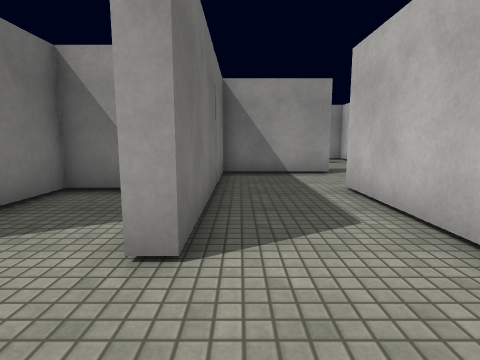
[1] (above)

20 first-person views from a walk through a 3-D level made in the Unity game engine. The camera is 1.2 m above the floor, tilts 8° down and sees 80° across. The floor is counted in squares, 1.06 m on a side. Each view is taken from the middle of a square. On the plan, view 1 faces up. The plan holds only what a view shows up to about 12 squares ahead; the rest is blank. The player character is not drawn. Surface patterns are stand-ins for the level's own textures.

[2]
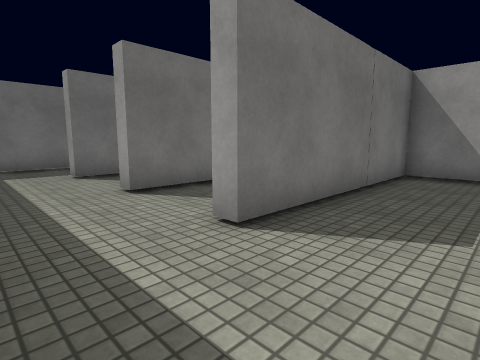

[3]
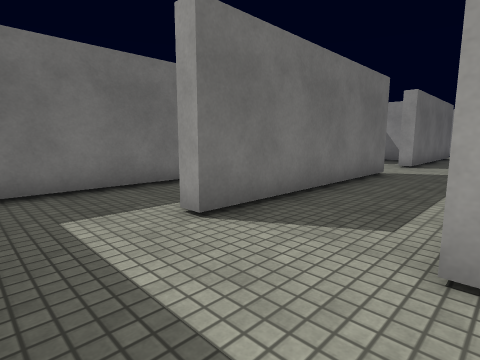

[4]
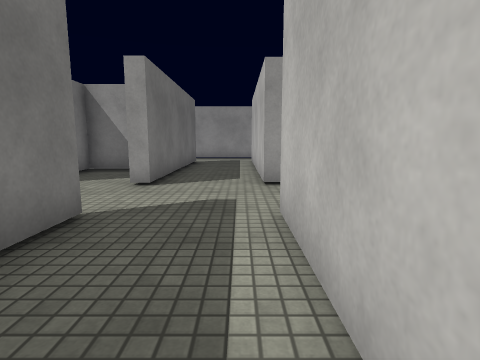

[5]
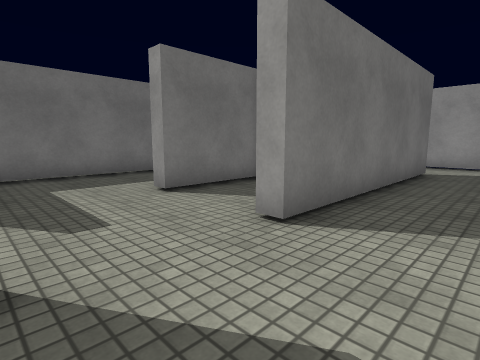

[6]
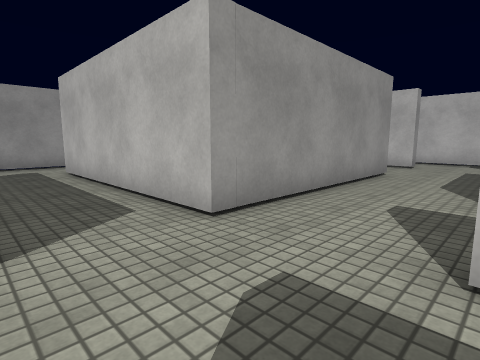

[7]
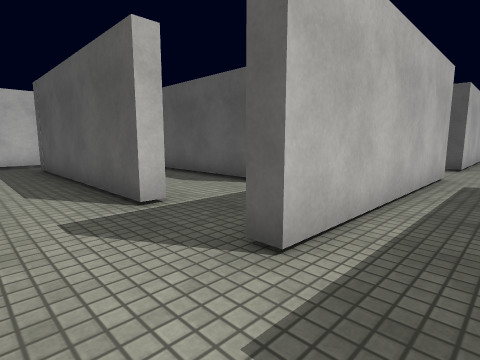

[8]
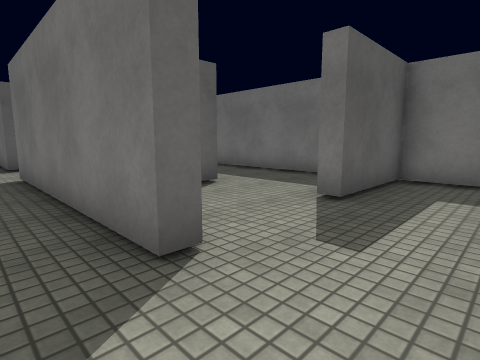

[9]
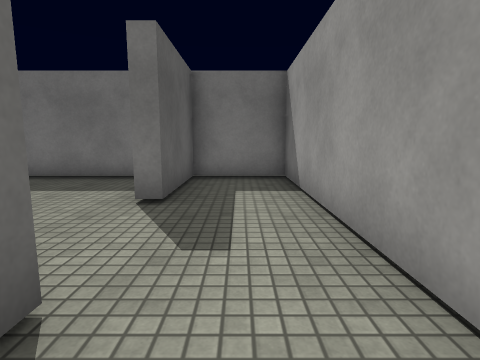

[10]
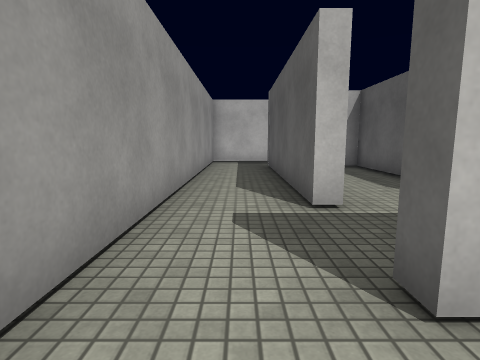

[11]
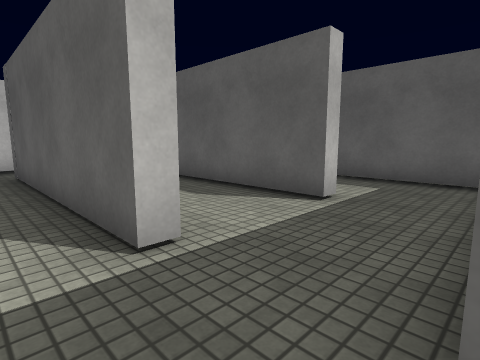

[12]
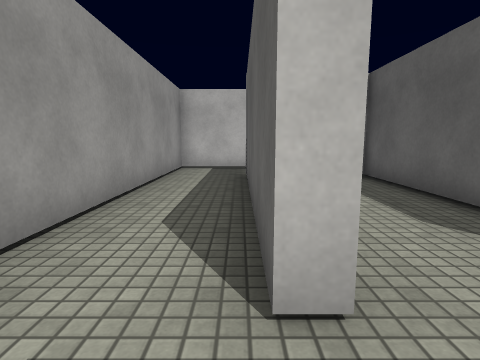

[13]
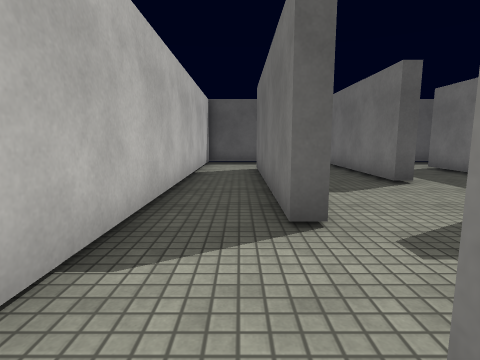

[14]
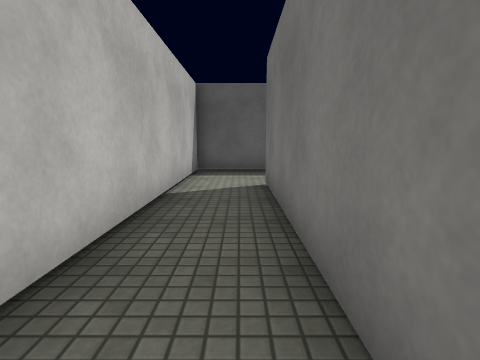

[15]
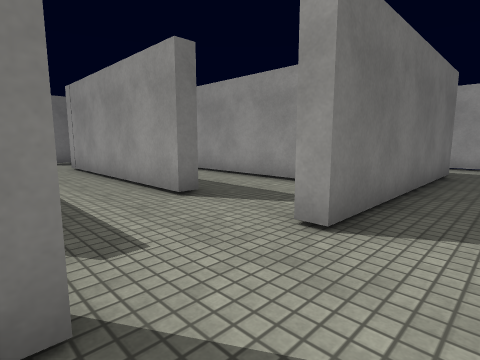

[16]
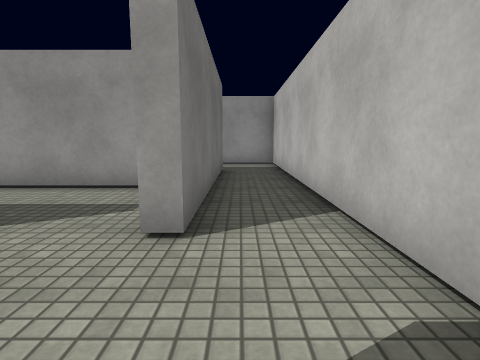

[17]
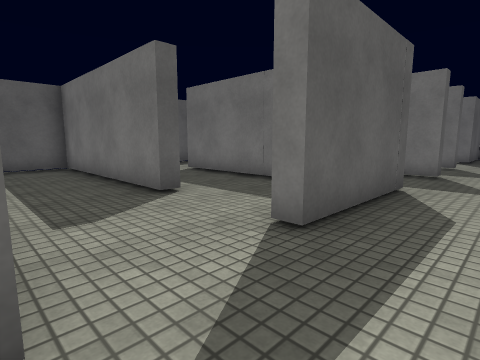

[18]
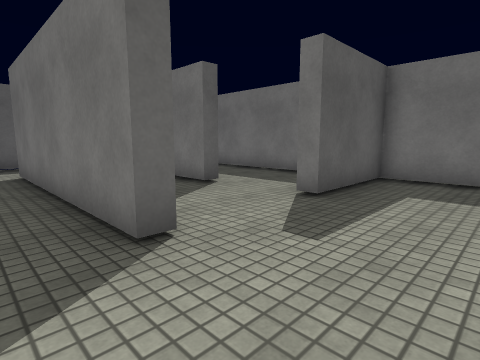

[19]
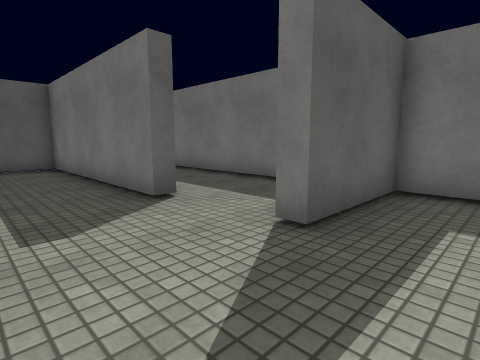

[20]
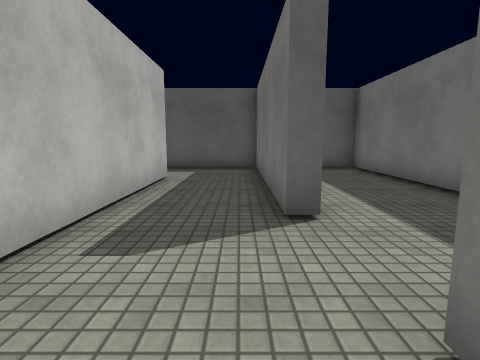

### Floor plan
Points are (right, up) in squares from view 1. A wall is a line through its corners. A room is listed if a view was taken in it or the views show most of it. See-through windows are left out.
Room 1 (views 1, 2, 3, 4, 5, 6, 7, 8, 9, 10, 11, 12, 13, 14, 15, 16, 17, 18, 19, 20)
walls: (-3.4, 13.7) (0.1, 13.7); (-1.1, 10.1) (2.9, 10.1) (2.9, 9.6) (-0.6, 9.6) (-0.6, 2.5) (-1.1, 2.5); (-1.4, 16.6) (-1.4, 17.1) (5.9, 17.1) (5.9, 17.8); (-7.9, 10.1) (-7.3, 10.1) (-7.3, 2.5) (-7.8, 2.5) (-7.8, 8.5); (-4.4, 6.6) (-4.4, 10.1) (-3.9, 10.1) (-3.9, 9.2); (-2.6, 6.3) (-3.9, 6.3) (-3.9, 2.5) (-4.5, 2.5); (2.9, 13.8) (2.9, 13.2) (-4.4, 13.2) (-4.4, 20.8) (-3.9, 20.8); (-9, 16.7) (-10.6, 16.7) (-10.6, 13.2) (-11.1, 13.2); (-1.4, 20.2) (-1.4, 20.8) (6.3, 20.8) (6.3, 13.2) (5.9, 13.2) (5.9, 14.1); (4.6, 16.7) (-1, 16.7); (5.8, 10.4) (6.3, 10.4) (6.3, 2.8); (-11.1, 17.1) (-10.5, 17.1); (-11.2, 7) (-10.6, 7) (-10.6, -0.4) (-7, -0.4); (-7.9, 20.8) (-7.3, 20.8) (-7.3, 13.2) (-7.8, 13.2); (2.5, 2.9) (2.5, 6.6) (2.9, 6.6) (2.9, -0.4) (8.5, -0.4) (8.5, 23.3) (-14.5, 23.3) (-14.5, 20.6) (-11.1, 20.6) (-11.1, 20); (-14.5, 7.4) (-14.5, -0.4) (-13.2, -0.4); (-14.5, 18.9) (-14.5, 10.1) (-11.1, 10.1) (-11.1, 9.5)

Where each view was taken, in squares from view 1:
view 1: 0 up, 0 right, facing up
view 2: 0 up, 2 right, facing up-left
view 3: 0 up, 4 left, facing up-left
view 4: 6 up, 5 left, facing up
view 5: 10 up, 5 left, facing up-left
view 6: 10 up, 7 left, facing up-right
view 7: 23 up, 6 left, facing down-right
view 8: 23 up, 6 left, facing down-left
view 9: 22 up, 6 left, facing left
view 10: 22 up, 6 left, facing right
view 11: 22 up, 4 left, facing down-right
view 12: 21 up, 3 left, facing right
view 13: 14 up, 7 right, facing down
view 14: 10 up, 7 right, facing down
view 15: 10 up, 8 right, facing up-left
view 16: 10 up, 7 right, facing up
view 17: 12 up, 6 right, facing down-left
view 18: 13 up, 6 left, facing down-left
view 19: 12 up, 8 left, facing down-left
view 20: 11 up, 10 left, facing down
